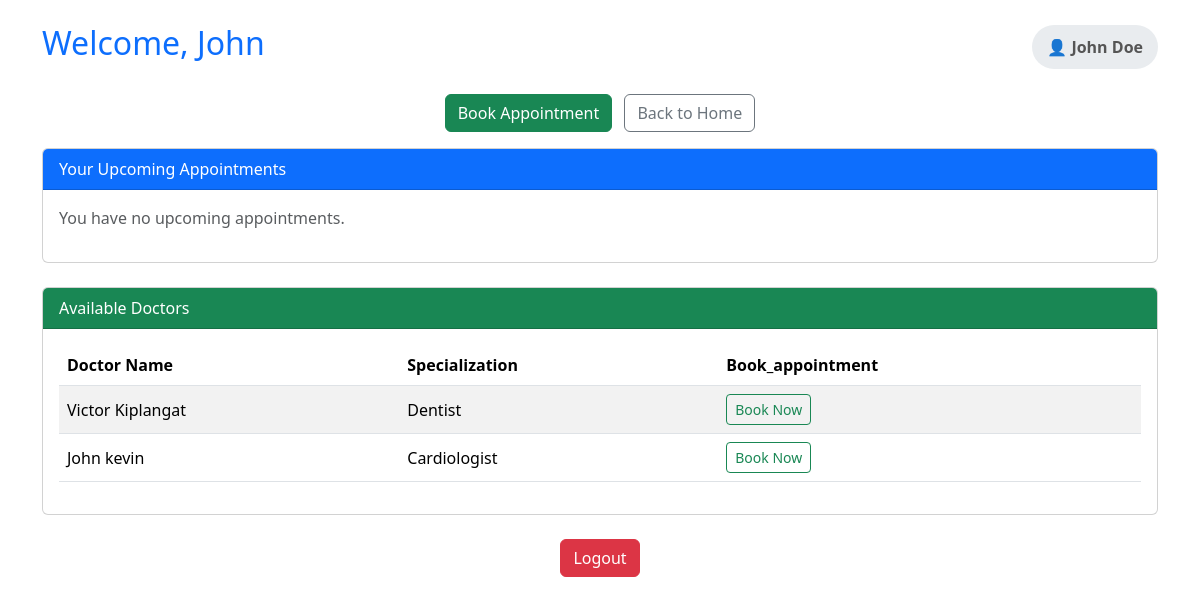
Page /dashboard/ (signed in) on the earlier database version.
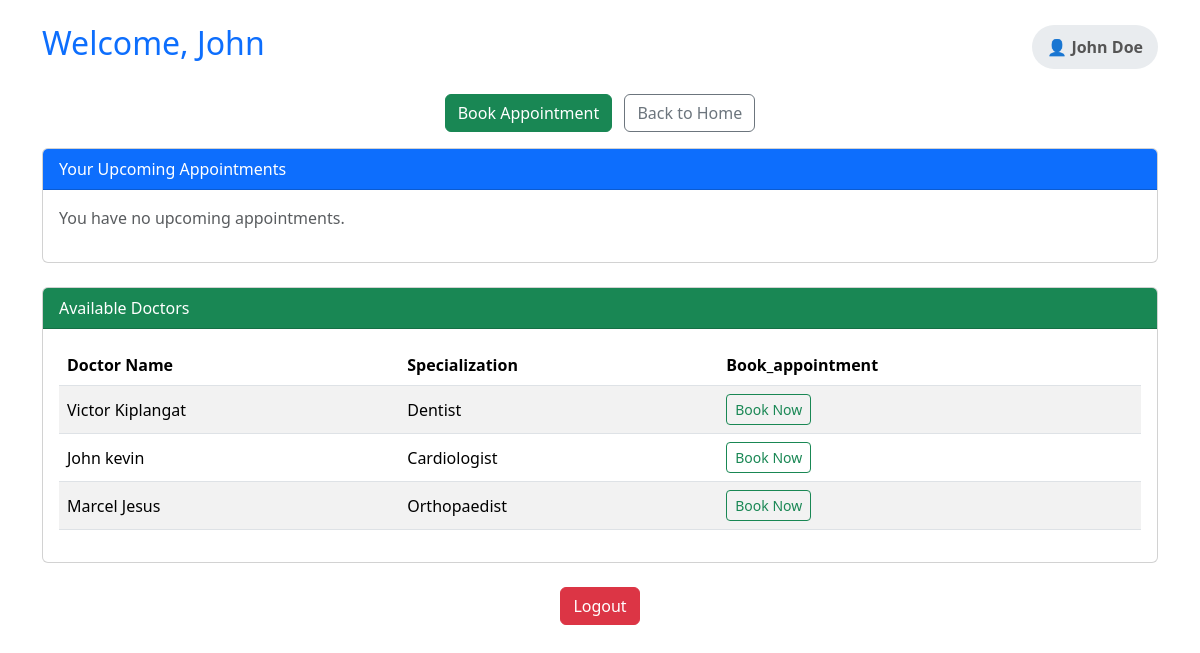
Same page on the later database version.
### core/models.py (models this page shows, shortened)
class Doctor(models.Model):
    user = models.OneToOneField(User, on_delete=models.CASCADE)
    specialization = models.CharField(max_length=100)

### core/views.py (the view)
# urls.py: path('dashboard/', views.dashboard, name='dashboard'),
@login_required
def dashboard(request):
    user = request.user
    if hasattr(user, 'patient'):
        appointments = Appointment.objects.filter(patient=user.patient).order_by('appointment_date')
        doctors = Doctor.objects.select_related('user').all()
        return render(request, 'core/dashboard.html', {
            'appointments': appointments,
            'doctors': doctors,
            'user': user
        })
    elif hasattr(user, 'doctor'):
        return redirect('doctor_dashboard')
    else:
        return HttpResponseForbidden("You do not have access to this dashboard.")

### core/templates/core/dashboard.html (shortened to what this page needs)
<!DOCTYPE html>
<html lang="en">
<head>
  <link href="https://cdn.jsdelivr.net/npm/bootstrap@5.3.2/dist/css/bootstrap.min.css" rel="stylesheet">
</head>
<body>
<div class="container mt-4">
  <div class="d-flex justify-content-between align-items-center mb-4">
    <h2 class="text-primary">Welcome, {{ request.user.first_name }}</h2>
    <div class="profile-badge">
      👤 {{ user.get_full_name }}
    </div>
  </div>
  <div class="mb-3 text-center">
    <a href="{% url 'book_appointment' %}" class="btn btn-success">Book Appointment</a>
    <a href="{% url 'home' %}" class="btn btn-outline-secondary ms-2">Back to Home</a>
  </div>
  <div class="card mb-4">
    <div class="card-header bg-primary text-white">Your Upcoming Appointments</div>
    <div class="card-body">
      {% if appointments %}
        <ul class="list-group">
          {% for a in appointments %}
            <li class="list-group-item">
              <strong>{{ a.appointment_date|date:"M d, Y H:i" }}</strong> with Dr. {{ a.doctor_name }}
            </li>
          {% endfor %}
        </ul>
      {% else %}
        <p class="text-muted">You have no upcoming appointments.</p>
      {% endif %}
    </div>
  </div>
  <div class="card">
    <div class="card-header bg-success text-white">Available Doctors</div>
    <div class="card-body">
      {% if doctors %}
        <table class="table table-striped align-middle">
          <thead>
            <tr>
              <th>Doctor Name</th>
              <th>Specialization</th>
              <th>Book_appointment</th>
            </tr>
          </thead>
          <tbody>
            {% for doc in doctors %}
              <tr>
                <td>{{ doc.user.get_full_name }}</td>
                <td>{{ doc.specialization }}</td>
                <td>
                  <a href="{% url 'book_appointment' %}?doctor={{ doc.id }}" class="btn btn-outline-success btn-sm">Book Now</a>
                </td>
              </tr>
            {% endfor %}
          </tbody>
        </table>
      {% else %}
        <p>No doctors available right now.</p>
      {% endif %}
    </div>
  </div>
  <div class="text-center mt-4">
    <a href="{% url 'logout' %}" class="btn btn-danger">Logout</a>
  </div>
</div>
</body>
</html>

### core/templates/core/dashboard.html (style rules this page uses)
.profile-badge { float: right; background: #e9ecef; padding: 10px 15px; border-radius: 50px; font-weight: bold; color: #555; }

Differences in the rows shown:
added Doctor: user.get_full_name "Marcel Jesus", specialization "Orthopaedist"
